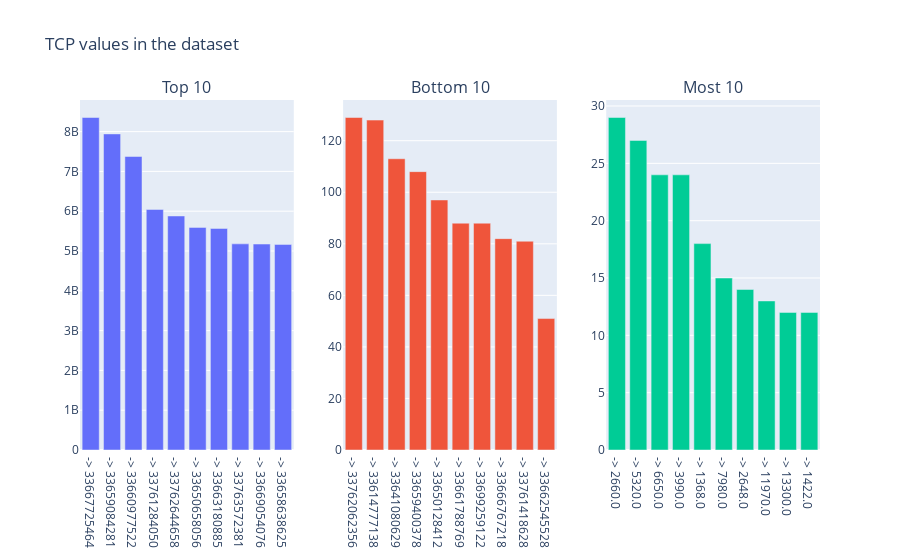

Here is the notebook cell this chart was saved with:
### Code cell
multi_hist([top_10, bottom_10, most_10], 1, 3,
    "TCP values in the dataset", ['Top 10', 'Bottom 10', 'Most 10'])

### Figure 1 — Plotly figure (JSON) as saved in the notebook; plotly's stock layout.template omitted (floating-point values rounded to 4 significant figures)
{"data": [{"type": "bar", "x": ["-> 33667725464", "-> 33659084281", "-> 33660977522", "-> 33761284050", "-> 33762644658", "-> 33650658056", "-> 33663180885", "-> 33763572381", "-> 33669054076", "-> 33658638625"], "xaxis": "x", "y": [8354209105, 7941860302, 7374477536, 6043978448, 5879989037, 5593366107, 5566928580, 5179458974, 5174214964, 5165856986], "yaxis": "y"}, {"type": "bar", "x": ["-> 33762062356", "-> 33614777138", "-> 33641080629", "-> 33659400378", "-> 33650128412", "-> 33661788769", "-> 33699259122", "-> 33666767218", "-> 33761418628", "-> 33662545528"], "xaxis": "x2", "y": [129, 128, 113, 108, 97, 88, 88, 82, 81, 51], "yaxis": "y2"}, {"type": "bar", "x": ["-> 2660.0", "-> 5320.0", "-> 6650.0", "-> 3990.0", "-> 1368.0", "-> 7980.0", "-> 2648.0", "-> 11970.0", "-> 13300.0", "-> 1422.0"], "xaxis": "x3", "y": [29, 27, 24, 24, 18, 15, 14, 13, 12, 12], "yaxis": "y3"}], "layout": {"annotations": [{"font": {"size": 16}, "showarrow": false, "text": "Top 10", "x": 0.1444, "xanchor": "center", "xref": "paper", "y": 1, "yanchor": "bottom", "yref": "paper"}, {"font": {"size": 16}, "showarrow": false, "text": "Bottom 10", "x": 0.5, "xanchor": "center", "xref": "paper", "y": 1, "yanchor": "bottom", "yref": "paper"}, {"font": {"size": 16}, "showarrow": false, "text": "Most 10", "x": 0.8556, "xanchor": "center", "xref": "paper", "y": 1, "yanchor": "bottom", "yref": "paper"}], "showlegend": false, "title": {"text": "TCP values in the dataset"}, "xaxis": {"anchor": "y", "domain": [0, 0.2889]}, "xaxis2": {"anchor": "y2", "domain": [0.3556, 0.6444]}, "xaxis3": {"anchor": "y3", "domain": [0.7111, 1]}, "yaxis": {"anchor": "x", "domain": [0, 1]}, "yaxis2": {"anchor": "x2", "domain": [0, 1]}, "yaxis3": {"anchor": "x3", "domain": [0, 1]}}}
